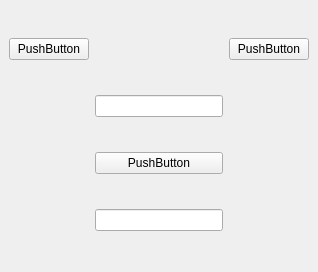
<?xml version="1.0" encoding="UTF-8"?>
<ui version="4.0">
 <class>MainWindow</class>
 <widget class="QMainWindow" name="MainWindow">
  <property name="geometry">
   <rect>
    <x>0</x>
    <y>0</y>
    <width>318</width>
    <height>272</height>
   </rect>
  </property>
  <property name="windowTitle">
   <string>MainWindow</string>
  </property>
  <widget class="QWidget" name="centralwidget">
   <layout class="QGridLayout" name="gridLayout">
    <item row="0" column="2">
     <widget class="QPushButton" name="pushButton_2">
      <property name="text">
       <string>PushButton</string>
      </property>
     </widget>
    </item>
    <item row="0" column="0">
     <widget class="QPushButton" name="pushButton">
      <property name="sizePolicy">
       <sizepolicy hsizetype="Minimum" vsizetype="Minimum">
        <horstretch>0</horstretch>
        <verstretch>0</verstretch>
       </sizepolicy>
      </property>
      <property name="text">
       <string>PushButton</string>
      </property>
     </widget>
    </item>
    <item row="3" column="1">
     <widget class="QLineEdit" name="lineEdit_2"/>
    </item>
    <item row="1" column="1">
     <widget class="QLineEdit" name="lineEdit"/>
    </item>
    <item row="2" column="1">
     <widget class="QPushButton" name="pushButton_3">
      <property name="text">
       <string>PushButton</string>
      </property>
     </widget>
    </item>
   </layout>
  </widget>
 </widget>
 <resources/>
 <connections/>
</ui>
